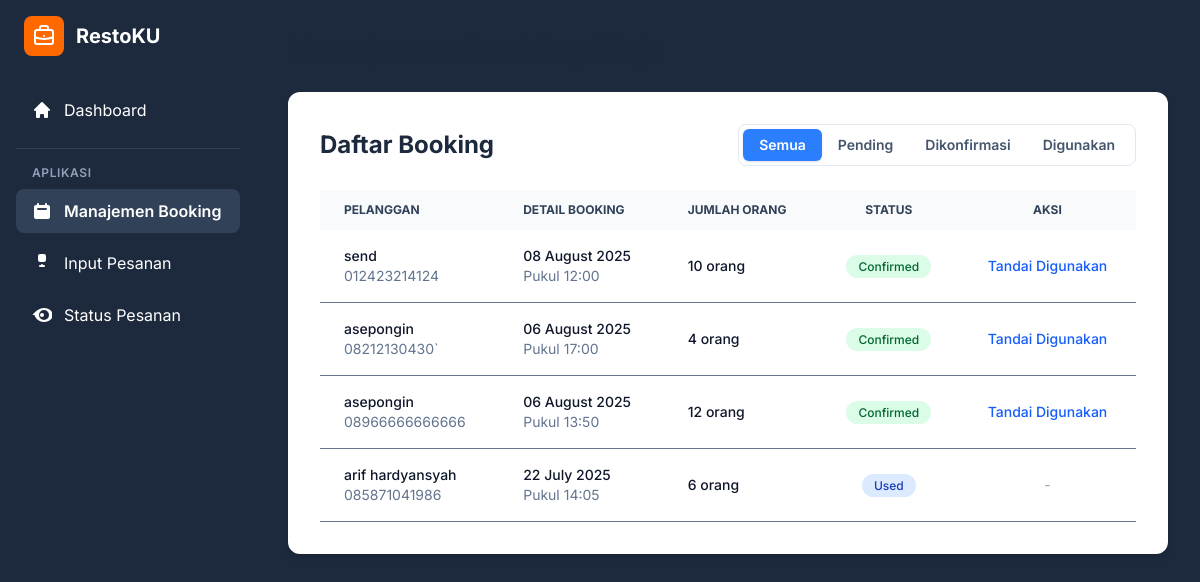
Screenshot of /pelayan/booking_management.php (signed in) with the database file from the repository.
### tables this page shows
CREATE TABLE `bookings` (
  `booking_id` int(11) NOT NULL,
  `customer_name` varchar(100) NOT NULL,
  `customer_phone` varchar(20) DEFAULT NULL,
  `booking_date` date NOT NULL,
  `booking_time` time NOT NULL,
  `number_of_people` int(11) NOT NULL,
  `table_id` varchar(10) DEFAULT NULL,
  `status` enum('pending','confirmed','used','cancelled') DEFAULT 'pending',
  `created_at` timestamp NOT NULL DEFAULT current_timestamp()
);

### pelayan/booking_management.php (the view, shortened to what this page needs)
<?php
include '../includes/db_connect.php';
$filter = $_GET['filter'] ?? 'all';
$bookings = [];
$sql_bookings = "SELECT * FROM bookings";
$sql_bookings .= " ORDER BY booking_date DESC, booking_time DESC";
$stmt_bookings = mysqli_prepare($conn, $sql_bookings);
mysqli_stmt_execute($stmt_bookings);
$result_bookings = mysqli_stmt_get_result($stmt_bookings);
if ($result_bookings) {
    $bookings = mysqli_fetch_all($result_bookings, MYSQLI_ASSOC);
}
function get_booking_status_badge($status) {
    $status_text = ucfirst(htmlspecialchars($status));
    $colors = [
        'pending'   => 'bg-yellow-100 text-yellow-800',
        'confirmed' => 'bg-green-100 text-green-800',
        'used'      => 'bg-blue-100 text-blue-800',
        'cancelled' => 'bg-red-100 text-red-800',
    ];
    $class = $colors[$status] ?? 'bg-gray-100 text-gray-800';
    return "<span class='px-3 py-1 text-xs font-medium rounded-full $class'>$status_text</span>";
}
?>
<!DOCTYPE html>
<html lang="id">
<head>
    <link href="../assets/css/output.css" rel="stylesheet">
</head>
<body class="bg-slate-100">
<div class="flex h-screen bg-slate-800">
    <aside class="w-64 flex-shrink-0 flex flex-col p-4 text-white">
        <a href="../dashboard.php" class="flex items-center gap-3 px-2 mb-8">
            <div class="bg-orange-500 p-2 rounded-lg">
            </div>
            <span class="text-xl font-bold">RestoKU</span>
        </a>
        <nav class="flex-1 space-y-2">
            <a href="../dashboard.php" class="flex items-center gap-3 px-4 py-2.5 rounded-lg hover:bg-slate-700 transition-colors">
                <svg xmlns="http://www.w3.org/2000/svg" class="h-5 w-5" viewBox="0 0 20 20" fill="currentColor"><path d="M10.707 2.293a1 1 0 00-1.414 0l-7 7a1 1 0 001.414 1.414L4 10.414V17a1 1 0 001 1h2a1 1 0 001-1v-2a1 1 0 011-1h2a1 1 0 011 1v2a1 1 0 001 1h2a1 1 0 001-1v-6.586l.293.293a1 1 0 001.414-1.414l-7-7z" /></svg>
                Dashboard
            </a>
            <div class="border-t border-slate-700 my-4"></div>
            <h3 class="px-4 mt-4 mb-2 text-xs font-semibold text-slate-400 uppercase tracking-wider">Aplikasi</h3>
            <a href="booking_management.php" class="flex items-center gap-3 px-4 py-2.5 rounded-lg bg-slate-700 font-semibold transition-colors">
                <svg xmlns="http://www.w3.org/2000/svg" class="h-5 w-5" viewBox="0 0 20 20" fill="currentColor"><path fill-rule="evenodd" d="M6 2a1 1 0 00-1 1v1H4a2 2 0 00-2 2v10a2 2 0 002 2h12a2 2 0 002-2V6a2 2 0 00-2-2h-1V3a1 1 0 10-2 0v1H7V3a1 1 0 00-1-1zm0 5a1 1 0 000 2h8a1 1 0 100-2H6z" clip-rule="evenodd" /></svg>
                Manajemen Booking
            </a>
            <a href="order_taking.php" class="flex items-center gap-3 px-4 py-2.5 rounded-lg hover:bg-slate-700 transition-colors">
                Input Pesanan
            </a>
            <a href="order_status_view.php" class="flex items-center gap-3 px-4 py-2.5 rounded-lg hover:bg-slate-700 transition-colors">
                Status Pesanan
            </a>
        </nav>
        </aside>
    <main class="flex-1 p-6 lg:p-8 overflow-y-auto">
        <h1 class="text-3xl font-bold text-slate-800 mb-6">Manajemen Booking Meja</h1>
        <div class="bg-white p-6 md:p-8 rounded-xl shadow-md">
            <div class="flex flex-col md:flex-row justify-between md:items-center gap-4 mb-6">
                <h2 class="text-2xl font-bold text-slate-800">Daftar Booking</h2>
                <div class="flex items-center border border-slate-200 p-1 rounded-lg">
                    <a href="?filter=all" class="px-4 py-1.5 text-sm font-semibold rounded-md transition <?php echo $filter == 'all' ? 'bg-blue-500 text-white shadow-sm' : 'text-slate-600 hover:bg-slate-100'; ?>">Semua</a>
                    <a href="?filter=pending" class="px-4 py-1.5 text-sm font-semibold rounded-md transition <?php echo $filter == 'pending' ? 'bg-blue-500 text-white shadow-sm' : 'text-slate-600 hover:bg-slate-100'; ?>">Pending</a>
                    <a href="?filter=confirmed" class="px-4 py-1.5 text-sm font-semibold rounded-md transition <?php echo $filter == 'confirmed' ? 'bg-blue-500 text-white shadow-sm' : 'text-slate-600 hover:bg-slate-100'; ?>">Dikonfirmasi</a>
                    <a href="?filter=used" class="px-4 py-1.5 text-sm font-semibold rounded-md transition <?php echo $filter == 'used' ? 'bg-blue-500 text-white shadow-sm' : 'text-slate-600 hover:bg-slate-100'; ?>">Digunakan</a>
                </div>
            </div>
            <div class="overflow-x-auto">
                <table class="min-w-full text-sm text-left text-slate-500">
                    <thead class="text-xs text-slate-700 uppercase bg-slate-50">
                        <tr>
                            <th scope="col" class="px-6 py-3">Pelanggan</th>
                            <th scope="col" class="px-6 py-3">Detail Booking</th>
                            <th scope="col" class="px-6 py-3">Jumlah Orang</th>
                            <th scope="col" class="px-6 py-3 text-center">Status</th>
                            <th scope="col" class="px-6 py-3 text-center">Aksi</th>
                        </tr>
                    </thead>
                    <tbody>
                        <?php if (empty($bookings)): ?>
                        <tr class="bg-white"><td colspan="5" class="text-center py-10 text-slate-500">Tidak ada data booking untuk status "<?php echo ucfirst($filter); ?>".</td></tr>
                        <?php else: ?>
                        <?php foreach ($bookings as $booking): ?>
                        <tr class="bg-white border-b hover:bg-slate-50 transition">
                            <td class="px-6 py-4">
                                <div class="font-medium text-slate-900"><?php echo htmlspecialchars($booking['customer_name']); ?></div>
                                <div class="text-slate-500"><?php echo htmlspecialchars($booking['customer_phone']); ?></div>
                            </td>
                            <td class="px-6 py-4">
                                <div class="font-medium text-slate-900"><?php echo date('d F Y', strtotime($booking['booking_date'])); ?></div>
                                <div class="text-slate-500">Pukul <?php echo date('H:i', strtotime($booking['booking_time'])); ?></div>
                            </td>
                            <td class="px-6 py-4 font-medium text-slate-900"><?php echo htmlspecialchars($booking['number_of_people']); ?> orang</td>
                            <td class="px-6 py-4 text-center"><?php echo get_booking_status_badge($booking['status']); ?></td>
                            <td class="px-6 py-4 text-center whitespace-nowrap">
                                <div class="flex items-center justify-center gap-2">
                                <?php if ($booking['status'] == 'pending'): ?>
                                    <a href="?action=status&id=<?php echo $booking['booking_id']; ?>&status=confirmed" class="font-medium text-green-600 hover:text-green-800 transition">Konfirmasi</a>
                                    <a href="?action=status&id=<?php echo $booking['booking_id']; ?>&status=cancelled" onclick="return confirm('Anda yakin ingin membatalkan booking ini?');" class="font-medium text-red-600 hover:text-red-800 transition">Batalkan</a>
                                <?php elseif ($booking['status'] == 'confirmed'): ?>
                                    <a href="?action=status&id=<?php echo $booking['booking_id']; ?>&status=used" class="font-medium text-blue-600 hover:text-blue-800 transition">Tandai Digunakan</a>
                                <?php else: ?>
                                    <span class="text-slate-400">-</span>
                                <?php endif; ?>
                                </div>
                            </td>
                        </tr>
                        <?php endforeach; ?>
                        <?php endif; ?>
                    </tbody>
                </table>
            </div>
        </div>
    </main>
</div>
</body>
</html>

### pelayan/booking_management.php (style rules this page uses)
body { font-family: 'Inter', sans-serif; }

### rows the page displays
bookings: customer_name "send", customer_phone "012423214124", booking_date "08 August 2025", booking_time "12:00", number_of_people "10", status "Confirmed"
bookings: customer_name "asepongin", customer_phone "08212130430`", booking_date "06 August 2025", booking_time "17:00", number_of_people "4", status "Confirmed"
bookings: customer_name "asepongin", customer_phone "08966666666666", booking_date "06 August 2025", booking_time "13:50", number_of_people "12", status "Confirmed"
bookings: customer_name "arif hardyansyah", customer_phone "085871041986", booking_date "22 July 2025", booking_time "14:05", number_of_people "6", status "Used"
